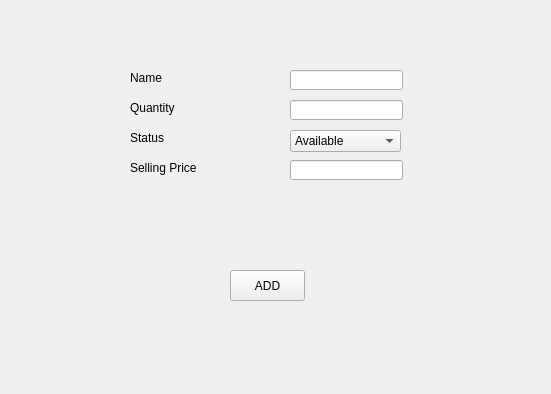
<?xml version="1.0" encoding="UTF-8"?>
<ui version="4.0">
 <class>AddItem</class>
 <widget class="QWidget" name="AddItem">
  <property name="geometry">
   <rect>
    <x>0</x>
    <y>0</y>
    <width>551</width>
    <height>394</height>
   </rect>
  </property>
  <property name="windowTitle">
   <string>Form</string>
  </property>
  <widget class="QLabel" name="label_3">
   <property name="geometry">
    <rect>
     <x>130</x>
     <y>130</y>
     <width>121</width>
     <height>16</height>
    </rect>
   </property>
   <property name="font">
    <font>
     <pointsize>9</pointsize>
    </font>
   </property>
   <property name="text">
    <string>Status</string>
   </property>
  </widget>
  <widget class="QLabel" name="label_6">
   <property name="geometry">
    <rect>
     <x>130</x>
     <y>160</y>
     <width>121</width>
     <height>16</height>
    </rect>
   </property>
   <property name="font">
    <font>
     <pointsize>9</pointsize>
    </font>
   </property>
   <property name="text">
    <string>Selling Price</string>
   </property>
  </widget>
  <widget class="QPushButton" name="btnAdd">
   <property name="geometry">
    <rect>
     <x>230</x>
     <y>270</y>
     <width>75</width>
     <height>31</height>
    </rect>
   </property>
   <property name="font">
    <font>
     <pointsize>9</pointsize>
    </font>
   </property>
   <property name="text">
    <string>ADD</string>
   </property>
  </widget>
  <widget class="QLabel" name="label">
   <property name="geometry">
    <rect>
     <x>130</x>
     <y>70</y>
     <width>121</width>
     <height>16</height>
    </rect>
   </property>
   <property name="font">
    <font>
     <pointsize>9</pointsize>
    </font>
   </property>
   <property name="text">
    <string>Name</string>
   </property>
  </widget>
  <widget class="QComboBox" name="cmbStatus">
   <property name="geometry">
    <rect>
     <x>290</x>
     <y>130</y>
     <width>111</width>
     <height>22</height>
    </rect>
   </property>
   <item>
    <property name="text">
     <string>Available</string>
    </property>
   </item>
   <item>
    <property name="text">
     <string>Expired</string>
    </property>
   </item>
   <item>
    <property name="text">
     <string>Sold</string>
    </property>
   </item>
   <item>
    <property name="text">
     <string>Return</string>
    </property>
   </item>
   <item>
    <property name="text">
     <string>Spoiled</string>
    </property>
   </item>
  </widget>
  <widget class="QLineEdit" name="txtQuantity">
   <property name="geometry">
    <rect>
     <x>290</x>
     <y>100</y>
     <width>113</width>
     <height>20</height>
    </rect>
   </property>
   <property name="font">
    <font>
     <pointsize>9</pointsize>
    </font>
   </property>
  </widget>
  <widget class="QLabel" name="lblInfo">
   <property name="geometry">
    <rect>
     <x>170</x>
     <y>240</y>
     <width>211</width>
     <height>16</height>
    </rect>
   </property>
   <property name="text">
    <string/>
   </property>
  </widget>
  <widget class="QLineEdit" name="txtName">
   <property name="geometry">
    <rect>
     <x>290</x>
     <y>70</y>
     <width>113</width>
     <height>20</height>
    </rect>
   </property>
   <property name="font">
    <font>
     <pointsize>9</pointsize>
    </font>
   </property>
  </widget>
  <widget class="QLabel" name="label_2">
   <property name="geometry">
    <rect>
     <x>130</x>
     <y>100</y>
     <width>121</width>
     <height>16</height>
    </rect>
   </property>
   <property name="font">
    <font>
     <pointsize>9</pointsize>
    </font>
   </property>
   <property name="text">
    <string>Quantity</string>
   </property>
  </widget>
  <widget class="QLineEdit" name="txtPrice">
   <property name="geometry">
    <rect>
     <x>290</x>
     <y>160</y>
     <width>113</width>
     <height>20</height>
    </rect>
   </property>
   <property name="font">
    <font>
     <pointsize>9</pointsize>
    </font>
   </property>
  </widget>
 </widget>
 <resources/>
 <connections/>
</ui>
